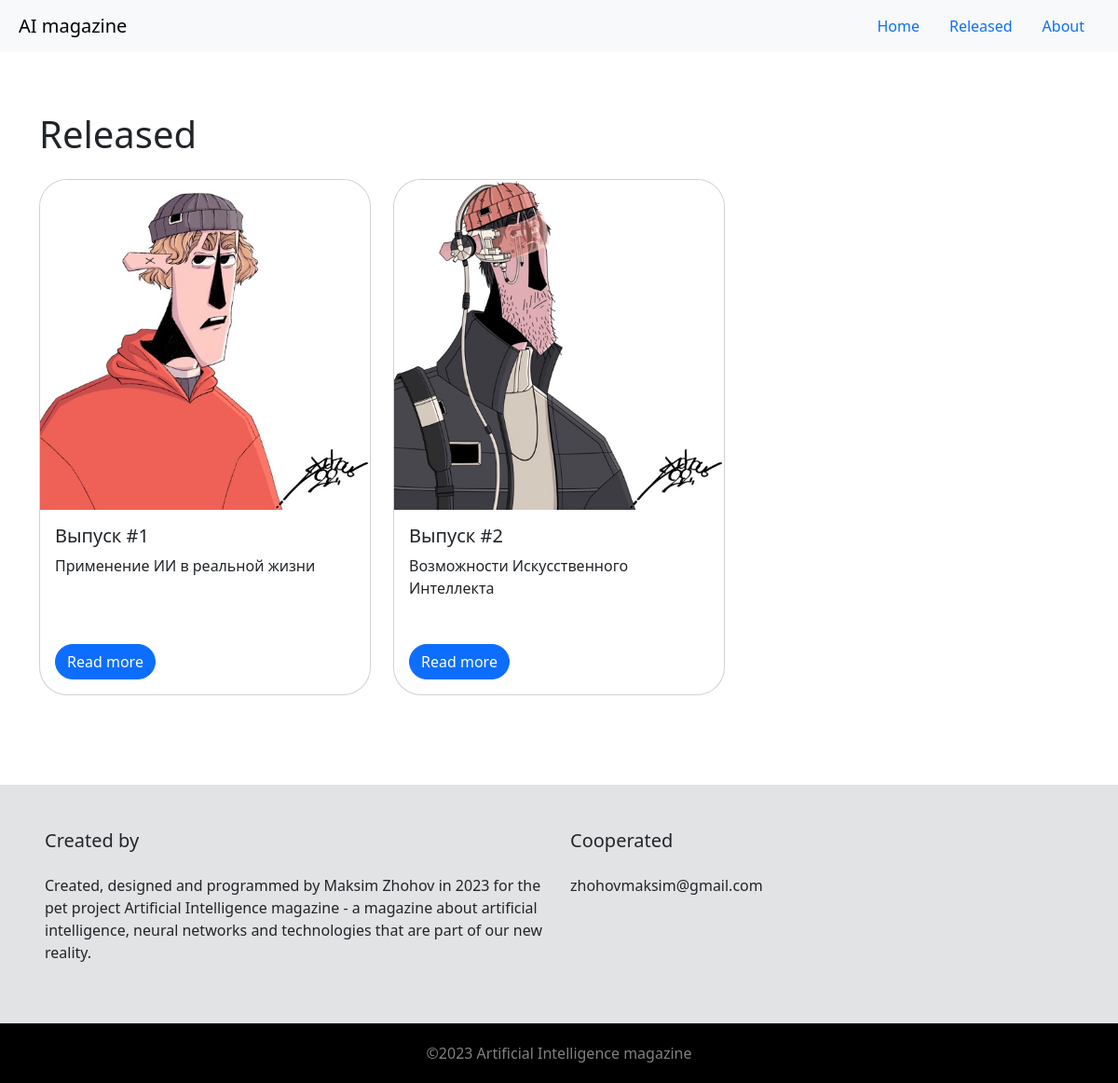
The page /released on the database its author committed.
### main/models.py (models this page shows, shortened)
class Release(models.Model):
    image = models.ImageField(upload_to='image/', null=True)
    title = models.CharField('title', max_length=100, null=False)
    description = models.TextField('description', max_length=250, null=False)
    text = models.TextField('text', default="текст", null=False)
    number = models.IntegerField('number', null=False)
    def get_absolute_url(self):
        return reverse('release-detail', kwargs={'pk': self.pk})

### main/views.py (the view)
# urls.py: path('released', views.released, name='released'),
def released(request):
    releases = Release.objects.all()
    articles = Article.objects.all()
    return render(request, 'main/released.html', {
        'articles': articles,
        'releases': releases
    })

### main/templates/main/released.html (shortened to what this page needs)
{% extends 'main/layout.html'%}
{% block content %}
  <h1>Released</h1>
  <div id = "test" class="row mt-4">
    {% for release in releases%}
      <div class="col-lg-4 col-sm-6 mb-3 mb-sm-0">
        <div class="card">
          {% if release.image%}
            <img src="{{ release.image.url }}" class="card-img-top">
          {% endif %}
          <div class="card-body">
            <h5 class="card-title">{{ release.title }}</h5>
            <p class="card-text" style="height: 5rem;">{{ release.description }}</p>
            <a class="btn btn-primary rounded-pill" href="{{ release.get_absolute_url }}">Read more</a>
          </div>
        </div>
      </div>
    {% endfor %}
  </div>
{% endblock %}

### main/templates/main/layout.html (shortened to what this page needs)
<!doctype html>
<html>
  <head>
    <link href="https://cdn.jsdelivr.net/npm/bootstrap@5.3.0-alpha1/dist/css/bootstrap.min.css" rel="stylesheet">
  </head>
  <body>
    {% include 'main/navbar.html' %}
    <div class = 'container pt-5 pb-5'>
      {% block content %}{%endblock%}
    </div>
    {% include 'main/footer.html' %}
  </body>
</html>

### main/templates/main/navbar.html
<nav class="navbar bg-body-tertiary px-2 mb-3">
  <div class="container-fluid">
    <span class="navbar-brand mb-0 h1">AI magazine</span>
    <ul class="nav justify-content-end">
      <li class="nav-item">
        <a class="nav-link" href="{% url 'home' %}">Home</a>
      </li>
      <li class="nav-item">
        <a class="nav-link" href="{% url 'released' %}">Released</a>
      </li>
      <li class="nav-item">
        <a class="nav-link" href="{% url 'about' %}">About</a>
      </li>
    </ul>
  </div>
</nav>

### main/templates/main/footer.html
<div class="bg-secondary-subtle p-5 mt-5">
  <div class="row">
    <div class="col">
      <h5>Created by</h5>
      <p class="pt-3">Created, designed and programmed by Maksim Zhohov in 2023 for the pet project Artificial Intelligence magazine - a magazine about artificial intelligence, neural networks and technologies that are part of our new reality.</p>
    </div>
    <div class="col">
      <h5>Cooperated</h5>
      <p class="pt-3">zhohovmaksim@gmail.com</p>
    </div>
  </div>
</div>
<div class="bg-black p-5 pt-1 pb-1 text-center text-white-50">
  <p class="pt-3">©2023 Artificial Intelligence magazine</p>
</div>

### main/templates/main/layout.html (style rules this page uses)
.card { border-radius: 30px; }
.card-img-top { border-radius: 30px 30px 0 0; }

### rows shown on the page
Release: image (picture), title "Выпуск #1", description "Применение ИИ в реальной жизни"
Release: image (picture), title "Выпуск #2", description "Возможности Искусственного Интеллекта"
